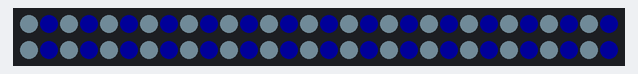
Recording of a program running on a simulated Arduino Uno, built with avr-gcc and run on an emulated ATmega328P. Shown: 60 RGB LEDs in strip order, left to right, continuing on the next row. Dim RGB values are drawn brighter than linear.

Above: at 0.16 s.
At 0.52 s:
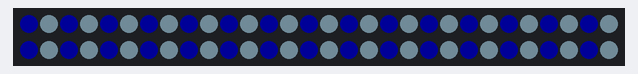

The program:

main.cpp
```cpp
#include <Arduino.h>
#include <FastLED.h>

#define NUM_LEDS 60
#define LED_PIN 13

CRGB leds[NUM_LEDS];

void setAltLEDS(CRGB::HTMLColorCode color1, CRGB::HTMLColorCode color2, int dly)
{

  for (int i = 0; i < NUM_LEDS; i++)
  {
    if (i % 2 == 0)
    {
      leds[i] = color1;
    }
    else
    {
      leds[i] = color2;
    }
  }
  FastLED.show();
  delay(dly);
  for (int i = 0; i < NUM_LEDS; i++)
  {
    if (i % 2 != 0)
    {
      leds[i] = color1;
    }
    else
    {
      leds[i] = color2;
    }
  }
  FastLED.show();
  delay(dly);
}

void setLightning(CRGB::HTMLColorCode color1, CRGB::HTMLColorCode color2, int dly, int num_lit, bool ret=false) {
  for(int i = 0; i < NUM_LEDS; i++) {
    for(int j = 0; j < num_lit; j++) {
      if(i + j < NUM_LEDS) {
        if (j % 2 == 0)
        {
          leds[i + j] = color1;
        }
        else
        {
          leds[i + j] = color2;
        }
      }
    }
    FastLED.show();
    delay(dly);
    fill_solid(leds, NUM_LEDS, CRGB::Black);
    FastLED.show();
  }
}

void setup() {
  // put your setup code here, to run once:
  //initialize builtin LED
  // pinMode(LED_BUILTIN,OUTPUT);
  FastLED.addLeds<WS2812B, LED_PIN,GRB>(leds,NUM_LEDS);
  FastLED.setBrightness(25);

}

void loop() {
  // put your main code here, to run repeatedly:
  // choose alt or lightning pattern by commenting out undesired pattern
  int dly = 30;
  int numLit = 5;
  setAltLEDS(CRGB::LightBlue,CRGB::Blue,dly);
  //setLightning(CRGB::LightBlue,CRGB::Blue,dly,numLit);

}
```
